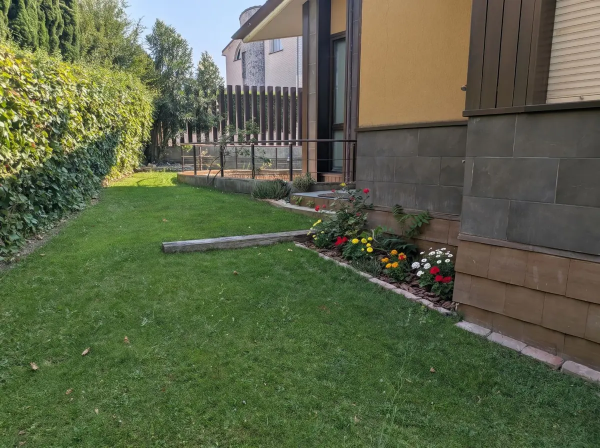
#> input picture img/fotos/jardin-chalet.webp, 1200 x 896 px (shown at 1/2 size); its folder holds 5 pictures in this run
$ python preparar_fotos.py
#> lines starting #> are read from the running program, lines starting #| are printed output that depends on the picture
#!/usr/bin/env python3
"""Prepara las fotos para la web: las pasa a WebP, sin datos GPS ni de cámara.

Uso (desde la raíz del repositorio):

    python herramientas/preparar_fotos.py CARPETA_CON_FOTOS

De cada foto de la carpeta (jpg, png o webp) saca dos ficheros en img/fotos/:
`nombre.webp` (1200 px de lado mayor como máximo) y `nombre-600.webp` (para
móviles y miniaturas). El nombre del fichero es el que se usa luego en
`generar_paginas.py`. Sin carpeta, solo repasa las que ya hay en img/fotos/.

Al final apunta las medidas de todas en img/fotos/medidas.json, que es de donde
las lee `generar_paginas.py`.
"""
import json
import sys
from pathlib import Path

from PIL import Image, ImageOps

RAIZ = Path(__file__).resolve().parent.parent
DESTINO = RAIZ / "img" / "fotos"
LADO_MAX, ANCHO_MINI = 1200, 600
COMPARTIR = "jardin-chalet"


def guardar(im, ruta, calidad):
    # Imagen nueva sin metadatos: así no viajan el GPS ni el modelo del móvil.
    limpia = Image.new("RGB", im.size)
    limpia.paste(im)
    limpia.save(ruta, "WEBP", quality=calidad, method=6)


def mini(im, nombre):
    m = im.copy()
    if m.width > ANCHO_MINI:
        m = m.resize((ANCHO_MINI, round(m.height * ANCHO_MINI / m.width)), Image.LANCZOS)
    guardar(m, DESTINO / f"{nombre}-600.webp", 74)


def main():
    DESTINO.mkdir(parents=True, exist_ok=True)
    if len(sys.argv) > 1:
        for f in sorted(Path(sys.argv[1]).iterdir()):
            if f.suffix.lower() not in (".jpg", ".jpeg", ".png", ".webp"):
                continue
            im = ImageOps.exif_transpose(Image.open(f)).convert("RGB")
            im.thumbnail((LADO_MAX, LADO_MAX), Image.LANCZOS)
            guardar(im, DESTINO / f"{f.stem}.webp", 76)
            mini(im, f.stem)
            print(f"{f.stem}: {im.width} x {im.height}")

    medidas = {}
    for f in sorted(DESTINO.glob("*.webp")):
        if f.stem.endswith("-600"):
            continue
        im = Image.open(f).convert("RGB")
        if not (DESTINO / f"{f.stem}-600.webp").exists():
            mini(im, f.stem)
        medidas[f.stem] = [im.width, im.height]
    (DESTINO / "medidas.json").write_text(json.dumps(medidas, indent=1) + "\n", encoding="utf-8")
    print(f"{len(medidas)} fotos en img/fotos/")
#| 3 fotos en img/fotos/

    # La foto que enseñan WhatsApp y las redes al pegar el enlace de la web (en JPG, 1200 x 630).
    origen = DESTINO / f"{COMPARTIR}.webp"
    if origen.exists():
        im = ImageOps.fit(Image.open(origen).convert("RGB"), (1200, 630), Image.LANCZOS, centering=(0.5, 0.6))
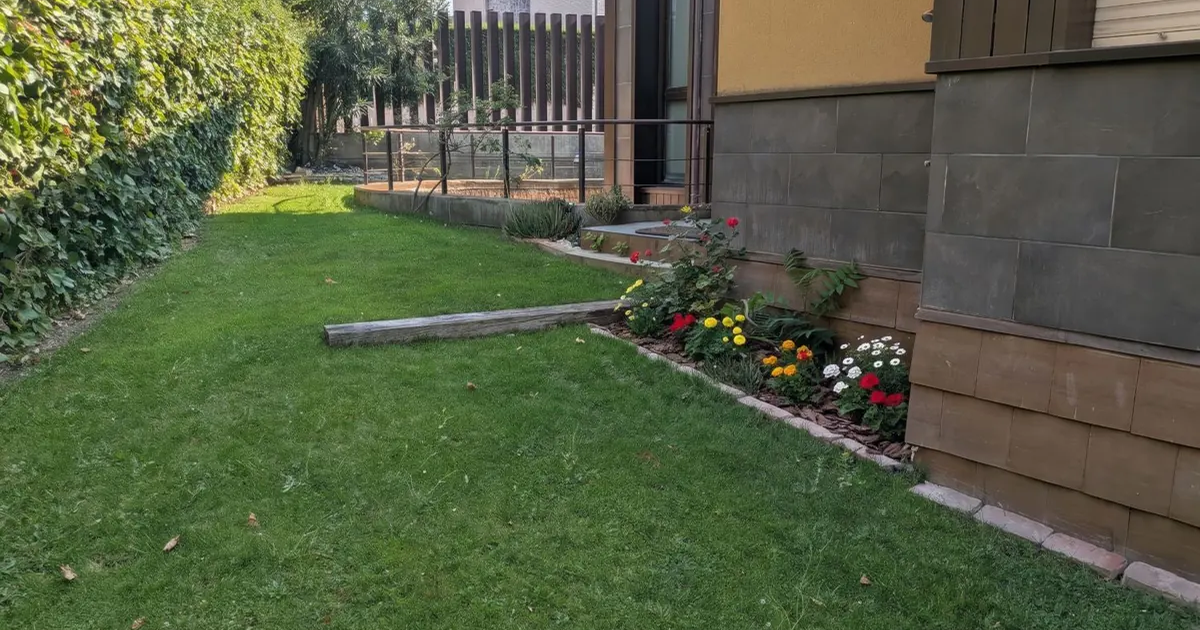
#> im: PIL image 1200x630 RGB; mean R, G, B 84.4, 93.4, 65.7
        im.save(RAIZ / "img" / "compartir.jpg", "JPEG", quality=84, optimize=True)


if __name__ == "__main__":
    main()
